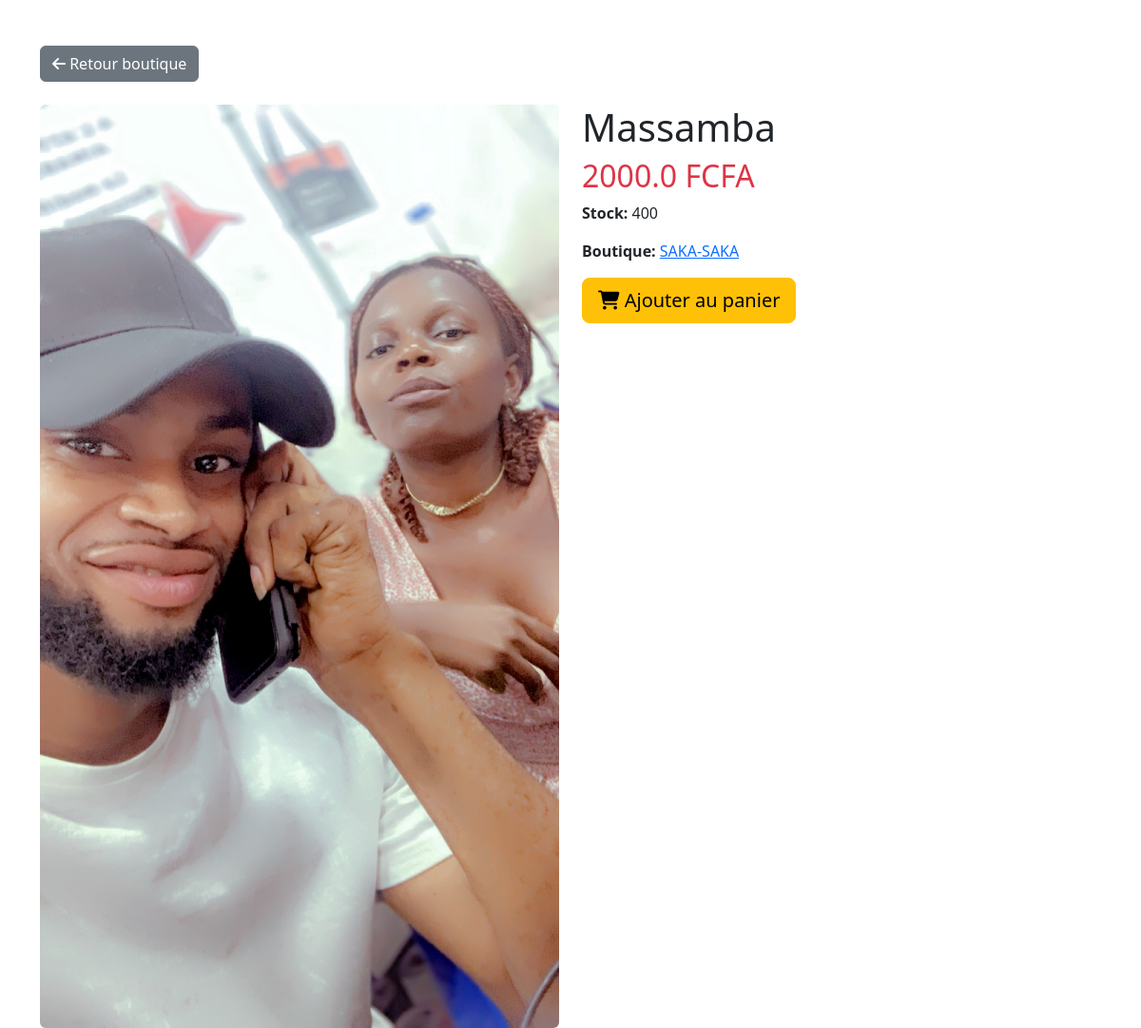
The app's page /product/3 with its own data.
### models.py (models this page shows)
class Product(db.Model):
    id = db.Column(db.Integer, primary_key=True)
    name = db.Column(db.String(100), nullable=False)
    price = db.Column(db.Float, nullable=False)
    stock = db.Column(db.Integer, default=0)
    image = db.Column(db.String(200))
    store_id = db.Column(db.Integer, db.ForeignKey('store.id'), nullable=False)

class Store(db.Model):
    id = db.Column(db.Integer, primary_key=True)
    name = db.Column(db.String(100), nullable=False)
    description = db.Column(db.Text)
    image = db.Column(db.String(200))
    whatsapp = db.Column(db.String(20))
    products = db.relationship('Product', backref='store', lazy=True, cascade='all, delete-orphan')
    comments = db.relationship('Comment', backref='store', lazy=True, cascade='all, delete-orphan')
    offers = db.relationship('Offer', backref='store', lazy=True, cascade='all, delete-orphan')

### app.py (the view)
@app.route('/product/<int:product_id>')
def product_detail(product_id):
    product = Product.query.options(db.joinedload(Product.store)).get_or_404(product_id)
    store = product.store
    return render_template('product_detail_simple.html', product=product, store=store)

### templates/product_detail_simple.html (shortened to what this page needs)
<!DOCTYPE html>
<html lang="fr">
<head>
    <link href="https://cdn.jsdelivr.net/npm/bootstrap@5.3.3/dist/css/bootstrap.min.css" rel="stylesheet">
    <link rel="stylesheet" href="https://cdnjs.cloudflare.com/ajax/libs/font-awesome/6.5.1/css/all.min.css">
</head>
<body>
    <div class="container mt-5">
        <a href="{{ url_for('public_store', store_id=store.id) }}" class="btn btn-secondary mb-4">
            <i class="fas fa-arrow-left"></i> Retour boutique
        </a>
        <div class="row">
            <div class="col-md-6">
                {% if product.image %}
                <img src="{{ url_for('uploaded_file', type='products', filename=product.image) }}" class="img-fluid rounded" alt="{{ product.name }}">
                {% else %}
                <img src="https://via.placeholder.com/400x400?text={{ product.name }}" class="img-fluid rounded" alt="{{ product.name }}">
                {% endif %}
            </div>
            <div class="col-md-6">
                <h1>{{ product.name }}</h1>
                <h2 class="text-danger">{{ product.price }} FCFA</h2>
                <p><strong>Stock:</strong> {{ product.stock }}</p>
                <p><strong>Boutique:</strong> <a href="{{ url_for('public_store', store_id=store.id) }}">{{ store.name }}</a></p>
                <a href="{{ url_for('add_to_cart', product_id=product.id) }}" class="btn btn-warning btn-lg">
                    <i class="fas fa-shopping-cart"></i> Ajouter au panier
                </a>
            </div>
        </div>
    </div>
</body>
</html>

### records on screen
Product: image (picture), name "Massamba", price "2000.0", stock "400"
Store: name "SAKA-SAKA"
